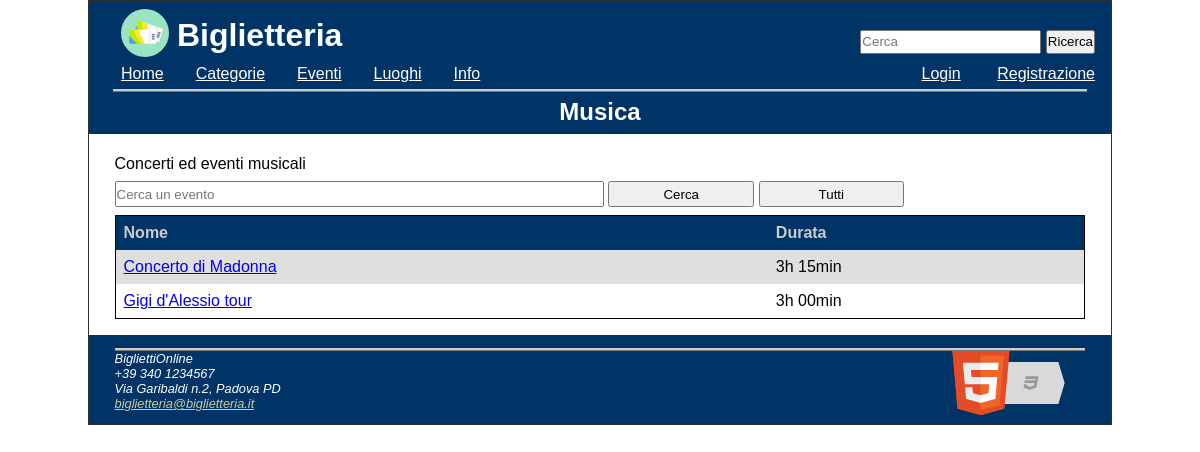
The page /altri_progetti/Progetto Feiv/public_html/categoria_scheda.php?cat_id=4 on the database its author committed.
### tables this page shows
CREATE TABLE `categorie` (
  `id` int(11) NOT NULL,
  `nome` char(50) NOT NULL DEFAULT '0',
  `descrizione` longtext,
  `immagine` varchar(255) NOT NULL
);

CREATE TABLE `eventi` (
  `id` int(11) NOT NULL,
  `categoria_id` int(11) NOT NULL,
  `nome` char(50) NOT NULL DEFAULT '0',
  `descrizione` longtext,
  `durata` time DEFAULT '00:00:00'
);

### altri_progetti/Progetto Feiv/public_html/categoria_scheda.php (the view, shortened to what this page needs)
<!DOCTYPE html>
<?php
require_once 'php/config.php';
require_once 'php/printTemplate.php';
$categoria = select(" SELECT * FROM categorie WHERE id = $cat_id ")[0];
?>
<html lang="it" >
  <head>
    <?=printHead(get_nome_categoria($cat_id));?>
  </head>
  <body>
    <header>
      <?=printHeader();?>
    </header>
    <nav id="nav" class="Off">
      <?=printNavBar();?>
    </nav>
    <div id="corpo" onclick="menuOff()">
        <div class="title"><h2><?=$categoria['nome']?></h2></div>
        <div class="content">
            <p> <?php echo $categoria['descrizione']; ?></p>
            <?=filter_form($filter, 'Cerca un evento')?>
            <?php $sql = "SELECT * FROM eventi WHERE categoria_id=$cat_id ";
$sql .= " ORDER BY nome";
$eventi = select($sql);
echo "<div style=\"overflow-x:auto;\"> <table aria-label=\"Eventi disponibili per la categoria " . get_nome_categoria($cat_id) . "\"  title=\"Tabella contenente gli disponibili per la categoria " . get_nome_categoria($cat_id) . "\" >";
echo "<thead>";
echo "<tr>";
echo "<th scope=\"col\" class=\"text-center\" >Nome";
echo "</th>";
echo "<th scope=\"col\" class=\"text-center\"   >Durata";
echo "</th>";
echo "</tr>";
echo "</thead>";
echo "<tbody>";
foreach ($eventi as $e) {
    echo "<tr>";
    echo "<td><a  title=\"Vai all'evento " . $e['nome'] . "\" href='evento_scheda.php?evt_id=" . $e['id'] . "'>" . $e['nome'];
    echo "</a></td>";
    echo "<td>" . format_durata($e['durata']);
    echo "</td>";
    echo "</tr>";
}
echo "</tbody>";
echo "</table> </div>";
?>
        </div>
    </div>
    <footer>
      <?=printFooter();?>
    </footer>
  </body>
</html>

### altri_progetti/Progetto Feiv/public_html/css/screen.css (style rules this page uses)
* { padding: 0; margin: 0; }
header { background-color: #003366; color: #ffffff; width:100%; height: 4em; }
nav { background-color: #003366; color: #ffffff; width:100%; height: 1.5em; }
html, body { max-width: 1024px; margin: auto; font-family: Verdana,Arial,Helvetica,sans-serif; font-size:100%; }
body { border: 1px solid #303030; }
a:link { color: #0000EE; }
table { width: 100%; background-color: #dfdfdf; border: solid 1px #000000; border-collapse: collapse; }
thead { background-color: #003366; color: #cccccc; text-align: left; }
tr:nth-child(even) { background-color: #eeeeee; }
tr:nth-child(even) { background-color: #ffffff; }
th, td { padding: 0.5em; }
td { vertical-align: bottom; }
.title { background-color: #003366; padding-bottom: 0.5em; }
.title h1, .title h2, .title h3 { color: #ffffff; padding-top: 6px; text-align: center; border-top: 3px ridge #CCCCCC; margin-left: 1em; margin-right: 1em; }
.content { width: 95%; margin: auto; display: block; padding-bottom: 1em; padding-top: 1em; }
#corpo { background-color: #ffffff; }
#corpo p { margin-top: 0.3em; margin-bottom: 0.3em; }
footer { background-color: #003366; color: #ffffff; font-size: 0.8em; padding: 1em; }

### altri_progetti/Progetto Feiv/public_html/css/mobile.css (style rules this page uses)
* { padding: 0; margin: 0; }
header { background-color: #003366; color: #ffffff; width:100%; position: fixed; top: 0; height: 4em; min-width: 375px; padding-bottom: 2em; }
nav { background-color: #003366; border : 0.1em solid; border-color: #000000; color: #ffffff; position: fixed; top: 3.5em; padding-bottom: 18em; width: 50%; margin-left: 50%; min-width: 14em; z-index: 10; }
.Off { display: none; }
html, body { max-width: 1024px; min-width: 375px; margin: auto; font-family: Verdana,Arial,Helvetica,sans-serif; font-size:100%; }
body { border: 1px solid #303030; padding-top: 3.9em; }
a:link { color: #0000EE; }
table { width: 100%; background-color: #dfdfdf; border: solid 1px #000000; border-collapse: collapse; }
thead { background-color: #003366; color: #cccccc; text-align: left; }
tr:nth-child(even) { background-color: #dfdfdf; }
tr:nth-child(even) { background-color: #ffffff; }
th, td { padding: 0.5em; }
td { vertical-align: bottom; }
.title { background-color: #003366; padding-top: 0.1em; padding-bottom: 0.5em; margin-top: 2em; }
.title h1, .title h2, .title h3 { color: #ffffff; padding-top: 6px; text-align: center; border-top: 3px ridge #CCCCCC; margin-left: 1em; margin-right: 1em; }
.content { width: 95%; margin: auto; display: block; padding-bottom: 1em; padding-top: 1em; }
#corpo { background-color: #ffffff; }
#corpo p { margin-top: 0.3em; margin-bottom: 0.3em; }
footer { background-color: #003366; color: #ffffff; font-size: 0.8em; padding: 1em; }

### altri_progetti/Progetto Feiv/public_html/css/print.css (style rules this page uses)
* { background-color: transparent; color:#000000; }
header, nav, input { display: none }

### rows shown on the page
categorie: nome "Musica", descrizione "Concerti ed eventi musicali"
eventi: nome "Concerto di Madonna", durata "3h 15min"
eventi: nome "Gigi d'Alessio tour", durata "3h 00min"
